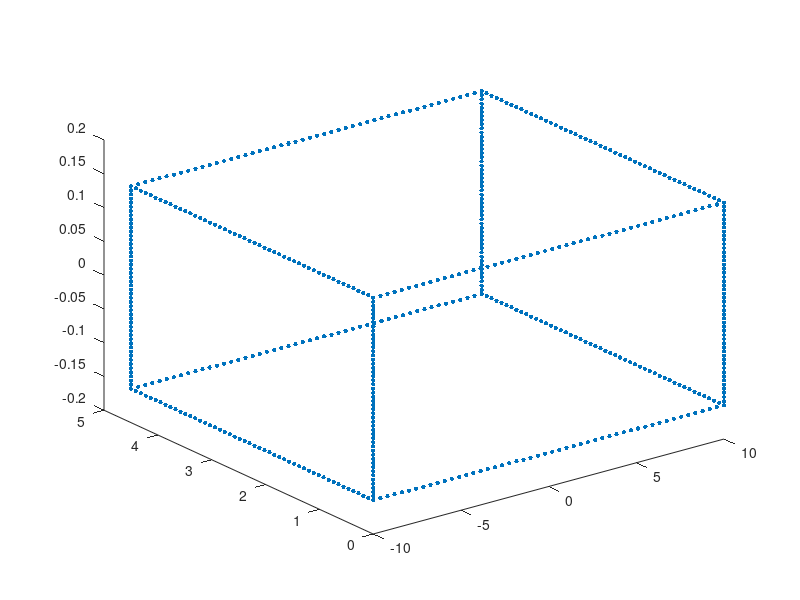
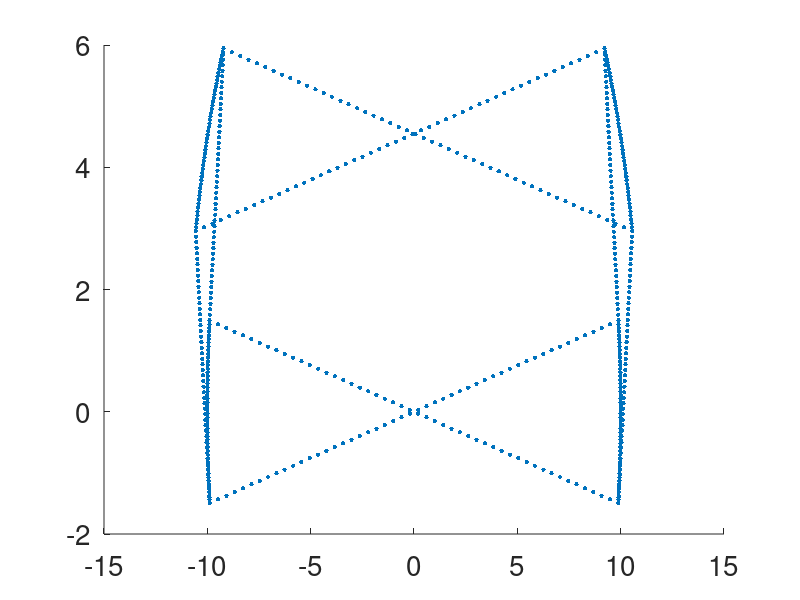

Recreate these plots in MATLAB, in order. (Note: this script raises an error after producing the figures.)

n = 50; 
a = linspace(-1,1,n)';
b = linspace(0,1,n)';
o = ones(n,1); 
o0 = zeros(n,1); 
on = -ones(n,1); 

A = [o o a; a o o; o b o;...
    on o a; a o on; on b on;...
    o o0 a; a o0 o; o b on;...
    on o0 a; a o0 on; on b o]';

sx = 10;
sy = 4.5;
sz = .15;
    
A = ([sx 0 0; 0 sy 0; 0 0 sz]*A);

R = @(theta) [cos(theta) -sin(theta) 0; sin(theta) cos(theta) 0; 0 0 1];

B = zeros(size(A));


for ii = 1:length(A); 
    B(:,ii) = R(A(3,ii))*A(:,ii); 
end
%     
    figure
    %plot3(A(:,1),A(:,2),A(:,3),'.', 'MarkerSize',10)
    plot3(A(1,:),A(2,:),A(3,:),'.', 'MarkerSize',10)
%     x=([0 1 1 0 0 0;1 1 0 0 1 1;1 1 0 0 1 1;0 1 1 0 0 0]-1/2)*sx;
%     y=([0 0 1 1 0 0;0 1 1 0 0 0;0 1 1 0 1 1;0 0 1 1 1 1])*sy;
%     z=([0 0 0 0 0 1;0 0 0 0 0 1;1 1 1 1 0 1;1 1 1 1 0 1]-1/2)*sz;


load('dataGenerated/3DscatterLimit_AsymmetricPaper_Sept8') % limit variable represents as accelerations about object's COM
limit(isinf(limit(:,3)),:) = [];% Get rid of erraneous vals
limit(isnan(limit(:,3)),:) = [];% Get rid of erraneous vals
limitWrist=limit;


figure; set(gca,'fontsize',20); hold on;
    plot3(B(1,:),B(2,:),B(3,:),'.', 'MarkerSize',10)
hold on; 

plotManualIsolines(limitWrist,limitWrist(:,2))
axis tight
%%
figure; hold on; 
plotManualIsolines(B',B(3,:)')


    